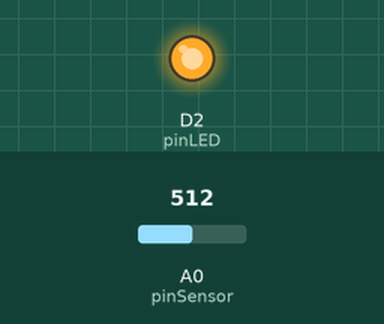
Bench run of a sketch on a simulated ESP8266 (NodeMCU). Shown: output pins drawn as LEDs (lit = HIGH). Inputs (shaded band) come from the test bench; at power-on: A0 (pinSensor) = 512.

Above: at 1.3 s.
1.4 s: A0 (pinSensor) set to 0
At 2.4 s:
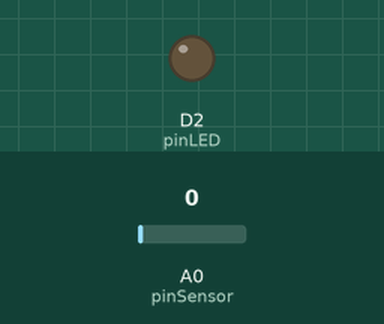
3.0 s: A0 (pinSensor) set to 122
At 3.5 s:
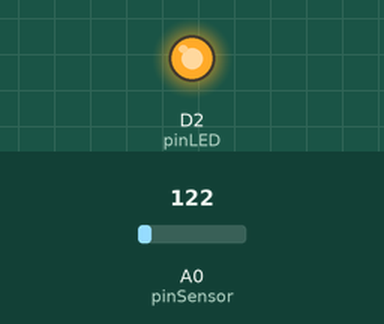
Timing chart, 0 to 6.0 s (numbered marks = the images above; inputs shaded):
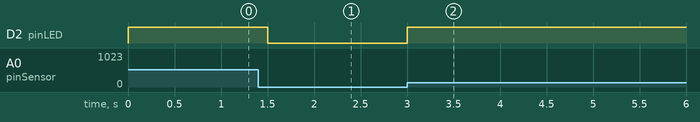

The sketch:

suhu_lm35.ino
```cpp
int pinSensor = A0;
int valSensor = 0;
int pinLED = D2;
void setup()
{
    Serial.begin(9600);
    pinMode(pinLED, OUTPUT);
}
void loop()
{
    valSensor = analogRead(pinSensor);
    valSensor = valSensor * 0.322;
    valSensor = map(valSensor, 25, 35, 0, 1024);
    analogWrite(pinLED, valSensor);
    delay(500);
}
```

Measured:
- after the input at 1.4 s, D2 (pinLED): HIGH → LOW after 0.10 s
- after the input at 3.0 s, D2 (pinLED): LOW → HIGH at once
